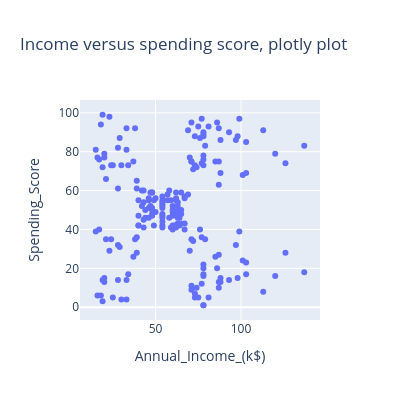

Notebook code for this chart:
### Markdown cell above
We can observe 5 or 7 clusters from this plot.

### Code cell
# Each visualization library has slightly different "syntax" and "names".
# For the plot below we use `plotly express` library and the `scatter()` function.
# Notice how we set the title of the plot using the `title` argument of the `scatter()` function.
# This is a bit different from how we set the title in matplotlib or seaborn.
px.scatter(
    data_frame=df,
    x="Annual_Income_(k$)",
    y="Spending_Score",
    height=400, width=400,
    title="Income versus spending score, plotly plot"
    )

### Figure 1 — Plotly figure (JSON) as saved in the notebook; plotly's stock layout.template omitted (floating-point values rounded to 4 significant figures; data arrays with more than 128 entries replaced by an {"elided": "..."} marker saying what was removed)
{"data": [{"hovertemplate": "Annual_Income_(k$)=%{x}<br>Spending_Score=%{y}<extra></extra>", "legendgroup": "", "marker": {"color": "#636efa", "symbol": "circle"}, "mode": "markers", "name": "", "orientation": "v", "showlegend": false, "type": "scatter", "x": {"elided": "200 int values"}, "xaxis": "x", "y": {"elided": "200 int values"}, "yaxis": "y"}], "layout": {"height": 400, "legend": {"tracegroupgap": 0}, "title": {"text": "Income versus spending score, plotly plot"}, "width": 400, "xaxis": {"anchor": "y", "domain": [0, 1], "title": {"text": "Annual_Income_(k$)"}}, "yaxis": {"anchor": "x", "domain": [0, 1], "title": {"text": "Spending_Score"}}}}
